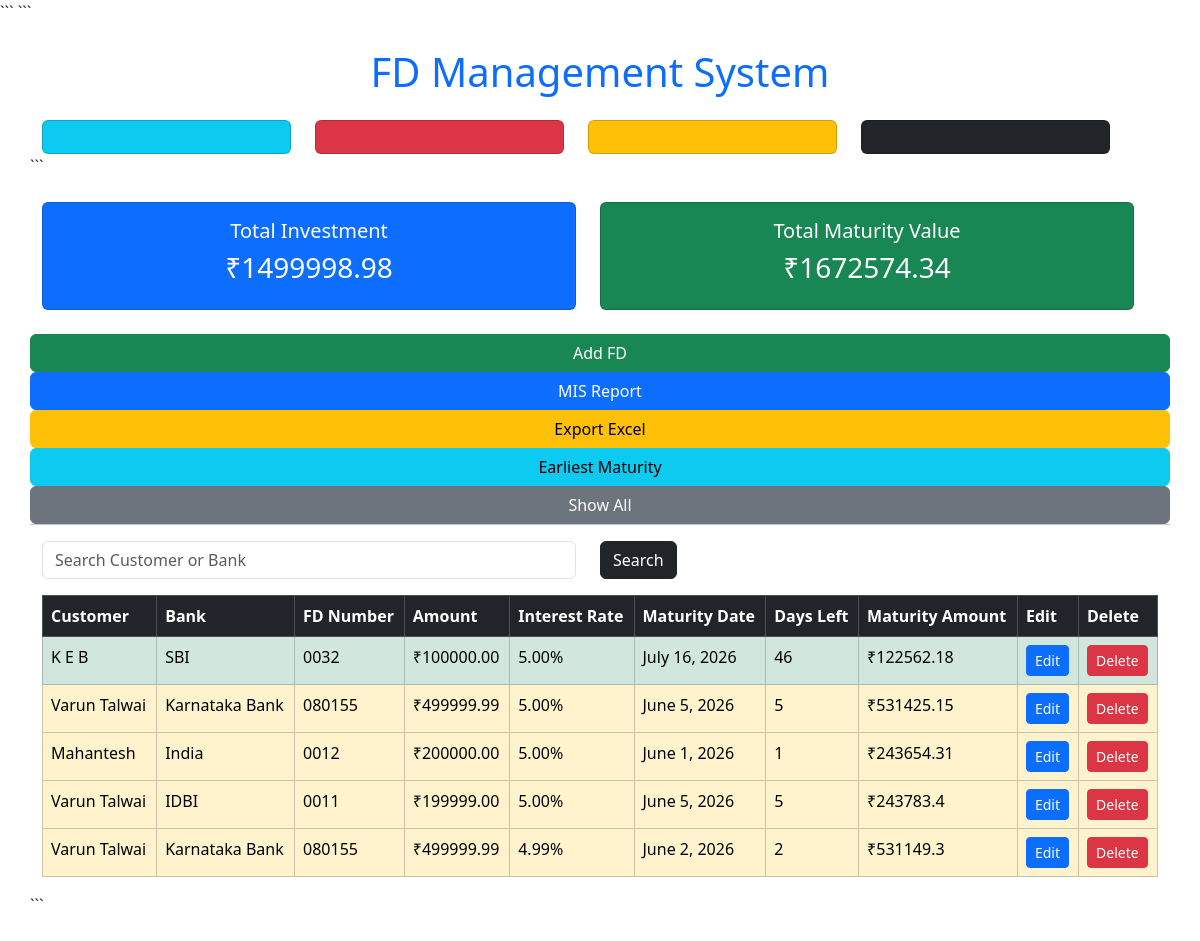
The page / on the database its author committed.
### fdapp/models.py (models this page shows, shortened)
class FD(models.Model):
    user = models.ForeignKey(User, on_delete=models.CASCADE)
    customer_name = models.CharField(max_length=100)
    mobile = models.CharField(max_length=15)
    email = models.EmailField()
    bank_name = models.CharField(max_length=100)
    fd_number = models.CharField(max_length=50)
    amount = models.DecimalField(max_digits=12, decimal_places=2)
    interest_rate = models.DecimalField(max_digits=5, decimal_places=2)
    start_date = models.DateField()
    maturity_date = models.DateField()
    reminder_30_sent = models.BooleanField(default=False)
    reminder_15_sent = models.BooleanField(default=False)
    reminder_7_sent = models.BooleanField(default=False)
    reminder_1_sent = models.BooleanField(default=False)
    reminder_0_sent = models.BooleanField(default=False)
    def maturity_amount(self):
        years = (self.maturity_date - self.start_date).days / 365
        return round(
            float(self.amount) *
            ((1 + float(self.interest_rate) / 100) ** years),
            2
        )

### fdapp/views.py (the view)
# urls.py: path('', dashboard, name='dashboard'),
def dashboard(request):
    search = request.GET.get('search', '')
    sort = request.GET.get('sort', '')
    fds = FD.objects.all()
    if search:
        fds = (
            FD.objects.filter(customer_name__icontains=search)
            |
            FD.objects.filter(bank_name__icontains=search)
        ).distinct()
    if sort == "earliest":
        fds = fds.order_by('maturity_date')
    else:
        fds = fds.order_by('-id')
    total_amount = 0
    total_maturity = 0
    for fd in fds:
        fd.days_left = (fd.maturity_date - date.today()).days
        total_amount += float(fd.amount)
        total_maturity += fd.maturity_amount()
    return render(
        request,
        "dashboard.html",
        {
            "fds": fds,
            "total_amount": round(total_amount, 2),
            "total_maturity": round(total_maturity, 2),
            "search": search,
            "sort": sort,
        }
    )

### fdapp/templates/dashboard.html (shortened to what this page needs)
<!DOCTYPE html>
<html>
<head>
<link href="https://cdn.jsdelivr.net/npm/bootstrap@5.3.3/dist/css/bootstrap.min.css" rel="stylesheet">
```
</head>
<body>
<div class="container mt-4">
<h1 class="text-center text-primary mb-4">
    FD Management System
</h1>
<div class="row mb-4">
    <div class="row mb-4">
        <div class="row mb-4">
<div class="col-md-3">
    <div class="card bg-info text-white">
        <div class="card-body text-center">
        </div>
    </div>
</div>
<div class="col-md-3">
    <div class="card bg-danger text-white">
        <div class="card-body text-center">
        </div>
    </div>
</div>
<div class="col-md-3">
    <div class="card bg-warning">
        <div class="card-body text-center">
        </div>
    </div>
</div>
<div class="col-md-3">
    <div class="card bg-dark text-white">
        <div class="card-body text-center">
        </div>
    </div>
</div>
```
</div>
    <div class="col-md-6">
        <div class="card bg-primary text-white">
            <div class="card-body text-center">
                <h5>Total Investment</h5>
                <h3>₹{{ total_amount }}</h3>
            </div>
        </div>
    </div>
    <div class="col-md-6">
        <div class="card bg-success text-white">
            <div class="card-body text-center">
                <h5>Total Maturity Value</h5>
                <h3>₹{{ total_maturity }}</h3>
            </div>
        </div>
    </div>
</div>
<a href="/add/" class="btn btn-success">
    Add FD
</a>
<a href="/mis/" class="btn btn-primary">
    MIS Report
</a>
<a href="/export/excel/" class="btn btn-warning">
    Export Excel
</a>
<a href="/?sort=earliest" class="btn btn-info">
    Earliest Maturity
</a>
<a href="/" class="btn btn-secondary">
    Show All
</a>
<hr>
<form method="GET" class="row mb-3">
    <div class="col-md-6">
        <input
            type="text"
            name="search"
            class="form-control"
            placeholder="Search Customer or Bank"
            value="{{ search }}">
    </div>
    <div class="col-md-2">
        <button class="btn btn-dark">
            Search
        </button>
    </div>
</form>
<div class="table-responsive">
    <table class="table table-bordered table-hover">
        <thead class="table-dark">
            <tr>
                <th>Customer</th>
                <th>Bank</th>
                <th>FD Number</th>
                <th>Amount</th>
                <th>Interest Rate</th>
                <th>Maturity Date</th>
                <th>Days Left</th>
                <th>Maturity Amount</th>
                <th>Edit</th>
                <th>Delete</th>
            </tr>
        </thead>
        <tbody>
        {% for fd in fds %}
            <tr
            {% if fd.days_left < 0 %}
                class="table-danger"
            {% elif fd.days_left <= 30 %}
                class="table-warning"
            {% else %}
                class="table-success"
            {% endif %}
            >
                <td>{{ fd.customer_name }}</td>
                <td>{{ fd.bank_name }}</td>
                <td>{{ fd.fd_number }}</td>
                <td>₹{{ fd.amount }}</td>
                <td>{{ fd.interest_rate }}%</td>
                <td>{{ fd.maturity_date }}</td>
                <td>{{ fd.days_left }}</td>
                <td>₹{{ fd.maturity_amount }}</td>
                <td>
                    <a href="/edit/{{ fd.id }}/"
                       class="btn btn-sm btn-primary">
                        Edit
                    </a>
                </td>
                <td>
                    <a href="/delete/{{ fd.id }}/"
                       class="btn btn-sm btn-danger">
                        Delete
                    </a>
                </td>
            </tr>
        {% endfor %}
        </tbody>
    </table>
</div>
```
</div>
</body>
</html>

### rows shown on the page
FD: customer_name "K E B", bank_name "SBI", fd_number "0032", amount "100000.00", interest_rate "5.00", maturity_date "July 16, 2026", days_left "46", maturity_amount "122562.18"
FD: customer_name "Varun Talwai", bank_name "Karnataka Bank", fd_number "080155", amount "499999.99", interest_rate "5.00", maturity_date "June 5, 2026", days_left "5", maturity_amount "531425.15"
FD: customer_name "Mahantesh", bank_name "India", fd_number "0012", amount "200000.00", interest_rate "5.00", maturity_date "June 1, 2026", days_left "1", maturity_amount "243654.31"
FD: customer_name "Varun Talwai", bank_name "IDBI", fd_number "0011", amount "199999.00", interest_rate "5.00", maturity_date "June 5, 2026", days_left "5", maturity_amount "243783.4"
FD: customer_name "Varun Talwai", bank_name "Karnataka Bank", fd_number "080155", amount "499999.99", interest_rate "4.99", maturity_date "June 2, 2026", days_left "2", maturity_amount "531149.3"

### other values the page prints
{{ total_amount }} "1499998.98"
{{ total_maturity }} "1672574.34"
